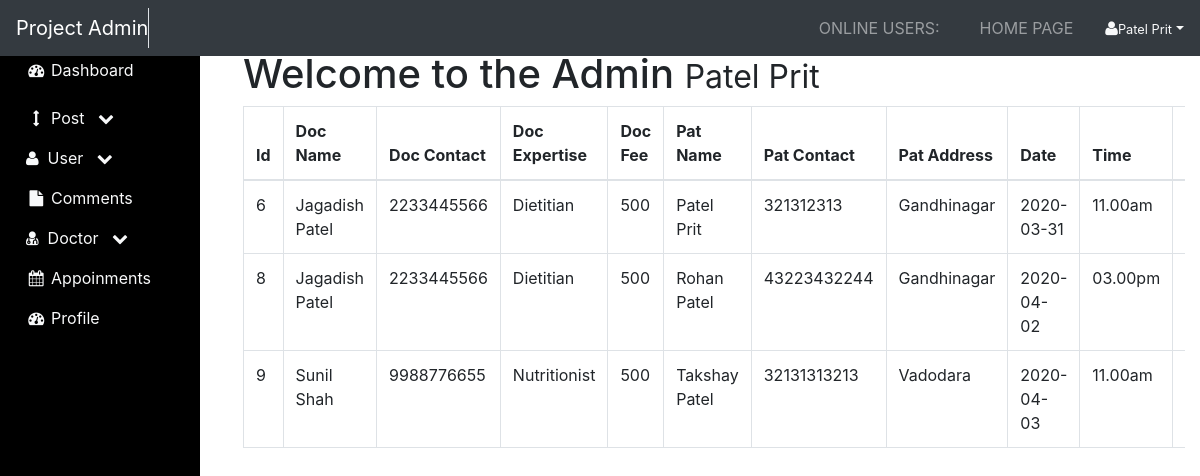
The app's page /admin/appoinments.php (signed in) with its own data.
### tables this page shows
CREATE TABLE `booking` (
  `booking_id` int(11) NOT NULL,
  `doc_name` varchar(255) NOT NULL,
  `userid` int(11) NOT NULL,
  `doc_contact` varchar(255) NOT NULL,
  `doc_expertise` varchar(255) NOT NULL,
  `doc_fee` varchar(11) NOT NULL,
  `pat_name` varchar(255) NOT NULL,
  `pat_contact` varchar(255) NOT NULL,
  `pat_email` varchar(255) NOT NULL,
  `pat_address` varchar(255) NOT NULL,
  `date` date NOT NULL,
  `time` varchar(255) NOT NULL,
  `payment` varchar(255) NOT NULL
);

### admin/appoinments.php (the view, shortened to what this page needs)
<?php include "includes/admin_header.php"; ?>
<div id="wrapper">
    <?php include "includes/admin_navigation.php"; ?>
    <div id="page-wrapper">
        <div class="container-fluid" style="width:81vw; margin-top:50px;">
            <div class="row">
                <div class="col-lg-12 ">
                    <h1 class="page-header">
                        Welcome to the Admin
                        <small><?php echo $_SESSION['user_name']; ?></small>
                    </h1>
<div class="form_scroll">
                    <table class="table table-bordered table-hover summary" class="form-scroll">
                        <thead>
                            <tr>
                                <th>Id</th>
                                <th>Doc Name</th>
                                <th>Doc Contact</th>
                                <th>Doc Expertise</th>
                                <th>Doc Fee</th>
                                <th>Pat Name</th>
                                <th>Pat Contact</th>
                                <th>Pat Address</th>
                                <th>Date</th>
                                <th>Time</th>
                                <th>Delete</th>
                            </tr>
                        </thead>
                        <tbody>
                            <?php
                            $query = "SELECT * FROM booking";
                            $select_booking = mysqli_query($connection, $query);
                            while ($row = mysqli_fetch_assoc($select_booking)) {
                                $booking_id = $row['booking_id'];
                                $doc_name = $row['doc_name'];
                                $doc_contact = $row['doc_contact'];
                                $doc_expertise = $row['doc_expertise'];
                                $doc_fee = $row['doc_fee'];
                                $pat_name = $row['pat_name'];
                                $pat_contact = $row['pat_contact'];
                                $pat_address = $row['pat_address'];
                                $appoinment_date = $row['date'];
                                $appoinment_time = $row['time'];
                                echo "<tr>";
                                echo "<td>{$booking_id}</td>";
                                echo "<td>{$doc_name}</td>";
                                echo "<td>{$doc_contact}</td>";
                                echo "<td>{$doc_expertise}</td>";
                                echo "<td>{$doc_fee}</td>";
                                echo "<td>{$pat_name}</td>";
                                echo "<td>{$pat_contact}</td>";
                                echo "<td>{$pat_address}</td>";
                                echo "<td>{$appoinment_date}</td>";
                                echo "<td>{$appoinment_time}</td>";
                                echo "<td><a href='appoinments.php?delete={$booking_id}'>Delete</a></td>";
                                echo "</tr>";
                            }
                            ?>
                        </tbody>
                    </table>
                        </div>
                </div>
            </div>
        </div>
    </div>
    <?php include "includes/admin_footer.php"; ?>

### admin/css/sb-admin.css (style rules this page uses)
#page-wrapper { float: right; }

### admin/includes/admin_header.php (style rules this page uses)
@media (max-width:1243px) { .form_scroll { overflow:scroll; } }

### records on screen
booking: booking_id "6", doc_name "Jagadish Patel", doc_contact "2233445566", doc_expertise "Dietitian", doc_fee "500", pat_name "Patel Prit", pat_contact "321312313", pat_address "Gandhinagar", date "2020-03-31", time "11.00am"
booking: booking_id "8", doc_name "Jagadish Patel", doc_contact "2233445566", doc_expertise "Dietitian", doc_fee "500", pat_name "Rohan Patel", pat_contact "43223432244", pat_address "Gandhinagar", date "2020-04-02", time "03.00pm"
booking: booking_id "9", doc_name "Sunil Shah", doc_contact "9988776655", doc_expertise "Nutritionist", doc_fee "500", pat_name "Takshay Patel", pat_contact "32131313213", pat_address "Vadodara", date "2020-04-03", time "11.00am"

### other values on screen
$_SESSION['user_name'] "Patel Prit"
